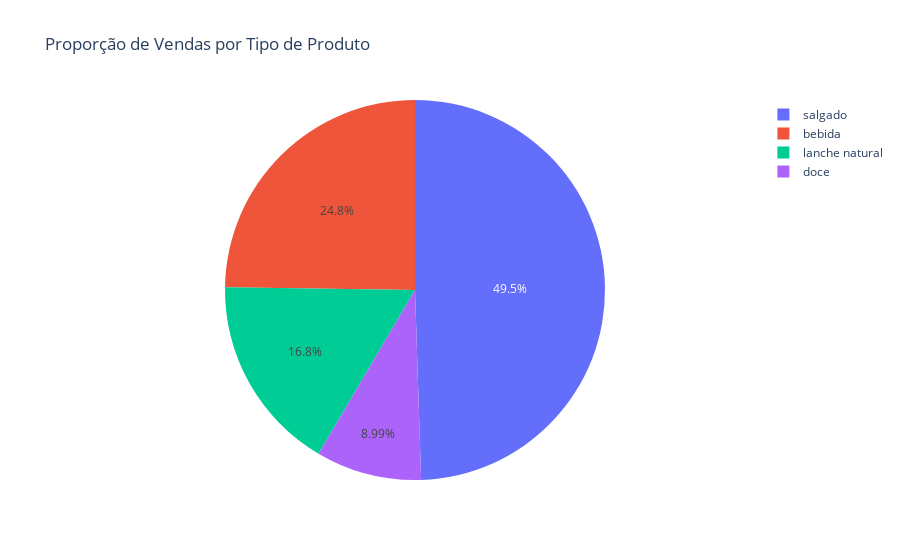

Notebook cell for this chart:
### Code cell
#Avaliando a proporção de vendas por tipo de produto
# Agrupar os dados por 'tipos de produtos' e calcular o total vendido para cada tipo
df_pizza = tabela.groupby("tipo de produto")["total vendido"].sum().reset_index()

# Criando o gráfico de pizza
fig = px.pie(
    df_pizza, 
    values="total vendido", 
    names="tipo de produto", 
    title="Proporção de Vendas por Tipo de Produto",
    labels={"tipo de produto": "Tipo de Produto", "total vendido": "Total Vendido"},
)

# Exibir o gráfico
fig.show()

### Figure 1 — Plotly figure (JSON) as saved in the notebook; plotly's stock layout.template omitted (floating-point values rounded to 4 significant figures)
{"data": [{"domain": {"x": [0, 1], "y": [0, 1]}, "hovertemplate": "Tipo de Produto=%{label}<br>Total Vendido=%{value}<extra></extra>", "labels": ["bebida", "doce", "lanche natural", "salgado"], "legendgroup": "", "name": "", "showlegend": true, "type": "pie", "values": [46502, 16880.0, 31448, 92900.0]}], "layout": {"legend": {"tracegroupgap": 0}, "title": {"text": "Proporção de Vendas por Tipo de Produto"}}}
